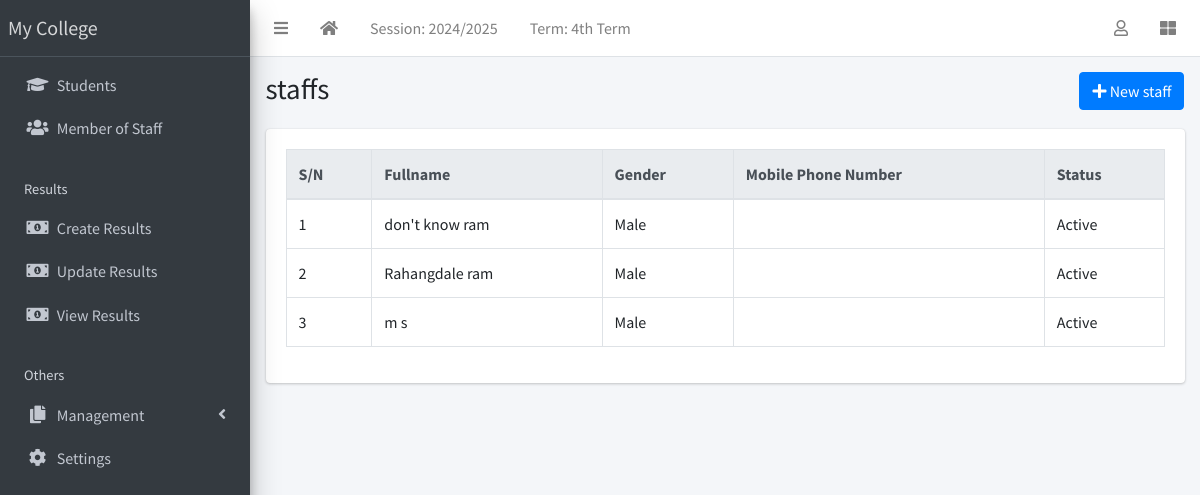
/staff/list/, run on the app's committed database.
### apps/corecode/models.py (models this page shows, shortened)
class AcademicSession(models.Model):
    name = models.CharField(max_length=200, unique=True)
    current = models.BooleanField(default=True)
    class Meta:
        ordering = ["-name"]

class AcademicTerm(models.Model):
    name = models.CharField(max_length=20, unique=True)
    current = models.BooleanField(default=True)
    class Meta:
        ordering = ["name"]

### apps/staffs/models.py (models this page shows, shortened)
class Staff(models.Model):
    STATUS = [("active", "Active"), ("inactive", "Inactive")]
    GENDER = [("male", "Male"), ("female", "Female")]
    current_status = models.CharField(max_length=10, choices=STATUS, default="active")
    surname = models.CharField(max_length=200)
    firstname = models.CharField(max_length=200)
    other_name = models.CharField(max_length=200, blank=True)
    gender = models.CharField(max_length=10, choices=GENDER, default="male")
    date_of_birth = models.DateField(default=timezone.now)
    date_of_admission = models.DateField(default=timezone.now)
    mobile_num_regex = RegexValidator(
        regex="^[0-9]{10,15}$", message="Entered mobile number isn't in a right format!"
    )
    mobile_number = models.CharField(
        validators=[mobile_num_regex], max_length=13, blank=True
    )
    address = models.TextField(blank=True)
    others = models.TextField(blank=True)

### apps/staffs/views.py (the view)
# urls.py: path("list/", StaffListView.as_view(), name="staff-list"),
class StaffListView(ListView):
    model = Staff

### apps/corecode/context_processors.py (called while the page is built)
def site_defaults(request):
    current_session = AcademicSession.objects.get(current=True)
    current_term = AcademicTerm.objects.get(current=True)
    vals = SiteConfig.objects.all()
    contexts = {
        "current_session": current_session.name,
        "current_term": current_term.name,
    }
    for val in vals:
        contexts[val.key] = val.value
    return contexts

### apps/staffs/templates/staffs/staff_list.html (shortened to what this page needs)
{% extends 'base.html' %}
{% block title %}staffs{% endblock title %}
{% block breadcrumb %}
<a class="btn btn-primary" href="{% url 'staff-create' %}"><i
    class="fas fa-plus"></i> New staff</a>
{% endblock breadcrumb %}
{% block content %}
  <table id="stafftable" class="table table-bordered table-hover">
    <thead class="thead-light">
      <tr>
        <th>S/N</th>
        <th>Fullname</th>
        <th>Gender</th>
        <th>Mobile Phone Number</th>
        <th>Status</th>
      </tr>
    </thead>
    <tbody>
      {% for staff in object_list %}
        <tr class='clickable-row' data-href="{% url 'staff-detail' staff.id %}">
          <td>{{ forloop.counter}}</td>
          <td>{{ staff.surname}} {{staff.firstname }} {{staff.other_name }}</td>
          <td>{{ staff.get_gender_display}}</td>
          <td>{{ staff.parent_mobile_number}}</td>
          <td>{{ staff.get_current_status_display}}</td>
        </tr>
      {% endfor %}
    </tbody>
  </table>
{% endblock content %}

### templates/base.html (shortened to what this page needs)
{% load static %}
<!DOCTYPE html>
<html lang="en">
<head>
  <link rel="stylesheet" href="{% static 'plugins/fontawesome-free/css/all.min.css' %}">
  <link rel="stylesheet" href="{% static 'plugins/toastr/toastr.min.css' %}">
  <link rel="stylesheet"
    href="{% static 'plugins/overlayScrollbars/css/OverlayScrollbars.min.css' %}">
  <link rel="stylesheet" href="{% static 'plugins/Datatables/datatables.min.css' %}" />
  <link rel="stylesheet" href="{% static 'dist/css/adminlte.min.css' %}">
</head>
<body
  class="hold-transition sidebar-mini layout-fixed layout-navbar-fixed layout-footer-fixed">
  <div class="wrapper">
    <nav class="main-header navbar navbar-expand navbar-white navbar-light">
      <ul class="navbar-nav">
        <li class="nav-item">
          <a class="nav-link" data-widget="pushmenu" href="#" role="button"><i
              class="fas fa-bars"></i></a>
        </li>
        <li class="nav-item d-none d-sm-inline-block">
          <a href="{% url 'home' %} " class="nav-link"><i class="fa fa-home"></i></a>
        </li>
        <li class="nav-item d-none d-sm-inline-block">
          <a href="{% url 'current-session' %}" class="nav-link">Session: {{ current_session }}</a>
        </li>
        <li class="nav-item d-none d-sm-inline-block">
          <a href="{% url 'current-session' %}" class="nav-link">Term: {{ current_term }}</a>
        </li>
      </ul>
      <ul class="navbar-nav ml-auto">
        <li class="nav-item dropdown">
          <a class="nav-link" data-toggle="dropdown" href="#">
            <i class="far fa-user"></i>
          </a>
        </li>
        <li class="nav-item">
          <a class="nav-link" data-widget="control-sidebar" data-slide="true"
            href="#" role="button"><i class="fas fa-th-large"></i></a>
        </li>
      </ul>
    </nav>
    <aside class="main-sidebar sidebar-dark-primary elevation-4">
      <a href="{% url 'home' %}" class="brand-link">My College</a>
      <div class="sidebar">
        <nav class="mt-2">
          <ul class="nav nav-pills nav-sidebar flex-column"
            data-widget="treeview" role="menu" data-accordion="false">
            <li class="nav-item">
              <a href="{% url 'student-list' %}" class="nav-link">
                <i class="nav-icon fas fa-graduation-cap"></i>
                <p>
                  Students
                </p>
              </a>
            </li>
            <li class="nav-item">
              <a href="{% url 'staff-list' %}" class="nav-link">
                <i class="nav-icon fas fa-users"></i>
                <p>
                  Member of Staff
                </p>
              </a>
            </li>
            <li class="nav-header">Results</li>
            <li class="nav-item">
              <a href="{% url 'create-result' %}" class="nav-link">
                <i class="nav-icon fas fa-money-bill-alt"></i>
                <p>
                  Create Results
                </p>
              </a>
            </li>
            <li class="nav-item">
              <a href="{% url 'edit-results' %}" class="nav-link">
                <i class="nav-icon fas fa-money-bill-alt"></i>
                <p>
                  Update Results
                </p>
              </a>
            </li>
            <li class="nav-item">
              <a href="{% url 'view-results' %}" class="nav-link">
                <i class="nav-icon fas fa-money-bill-alt"></i>
                <p>
                  View Results
                </p>
              </a>
            </li>
            <li class="nav-header">Others</li>
            <li class="nav-item has-treeview">
              <a href="#" class="nav-link">
                <i class="nav-icon fas fa-copy"></i>
                <p>
                  Management
                  <i class="fas fa-angle-left right"></i>
                </p>
              </a>
            </li>
            <li class="nav-item">
              <a href="{% url 'configs' %}" class="nav-link">
                <i class="nav-icon fas fa-cog"></i>
                <p>
                  Settings
                </p>
              </a>
            </li>
          </ul>
        </nav>
      </div>
    </aside>
    <div class="content-wrapper">
      <section class="content-header">
        <div class="container-fluid">
          <div class="row mb-1">
            <div class="col-sm-8">
              <h1>{% block title %}{% endblock title %}</h1>
            </div>
            <div class="col-sm-4">
              <ol class="breadcrumb float-sm-right">
                <li class="breadcrumb-item">{% block breadcrumb %}{% endblock breadcrumb %}</li>
              </ol>
            </div>
          </div>
        </div>
      </section>
      <section class="content">
        <div class="container-fluid">
          <div class="row">
            <div class="col-md-12">
              {% block fullcard %}
              <div class="card">
                <div class="card-body">
                  <div class="row">
                    <div class="col">
                      {% block content %}
                      {% endblock content %}
                    </div>
                  </div>
                </div>
              </div>
              {% endblock fullcard %}
            </div>
          </div>
        </div>
      </section>
    </div>
  </div>
</body>
</html>

### data on the page
AcademicSession: name "2024/2025"
AcademicTerm: name "4th Term"
Staff: surname "don't know", firstname "ram", gender "Male", current_status "Active"
Staff: surname "Rahangdale", firstname "ram", gender "Male", current_status "Active"
Staff: surname "m", firstname "s", gender "Male", current_status "Active"
